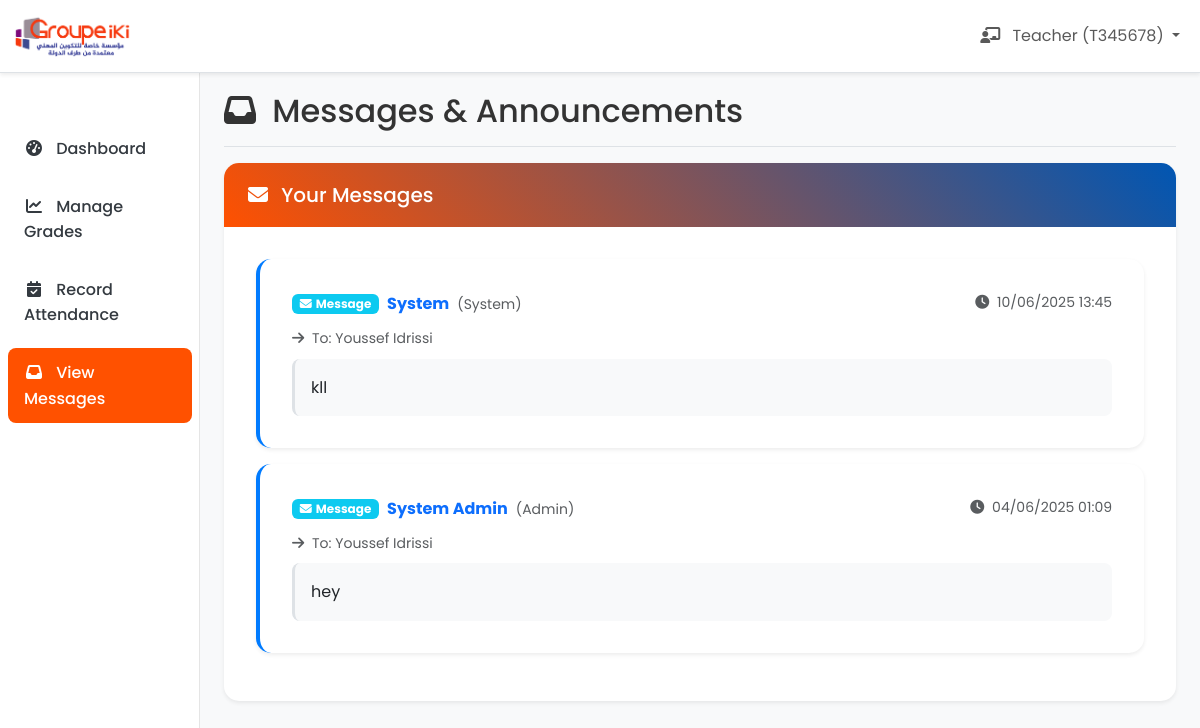
Screenshot of /view_messages.php (signed in) with the database file from the repository.
### tables this page shows
CREATE TABLE `messages` (
  `id` int(11) NOT NULL,
  `sender_cni` varchar(50) NOT NULL,
  `target_cni` varchar(50) DEFAULT NULL,
  `target_classe_id` int(11) DEFAULT NULL,
  `module_id` int(11) DEFAULT NULL,
  `content` text NOT NULL,
  `date` datetime DEFAULT current_timestamp(),
  `type` enum('message','announcement') DEFAULT 'message',
  `is_read` tinyint(1) DEFAULT 0
);

### view_messages.php (the view, shortened to what this page needs)
<?php
$user_cni = $_SESSION['user_cni'];
$user_role = $_SESSION['role'];
$host = 'localhost';
$dbname = 'groupe_iki';
$username = 'root';
$db_password = '';
try {
    $pdo = new PDO("mysql:host=$host;dbname=$dbname;charset=utf8", $username, $db_password);
    $pdo->setAttribute(PDO::ATTR_ERRMODE, PDO::ERRMODE_EXCEPTION);
    $messages = [];
    if ($user_role === 'student') {
        $stmt = $pdo->prepare("SELECT filiere_id FROM students WHERE cni = ?");
        $stmt->execute([$user_cni]);
        $student = $stmt->fetch(PDO::FETCH_ASSOC);
        $student_filiere_id = $student['filiere_id'] ?? null;
        $stmt = $pdo->prepare("
            SELECT m.content, m.date, m.type,
                   CASE
                       WHEN m.sender_cni IN (SELECT cni FROM admins) THEN 'Admin'
                       WHEN m.sender_cni IN (SELECT cni FROM teachers) THEN 'Teacher'
                       ELSE 'System'
                   END as sender_type,
                   COALESCE(
                       (SELECT CONCAT(prenom, ' ', nom) FROM admins WHERE cni = m.sender_cni),
                       (SELECT CONCAT(prenom, ' ', nom) FROM teachers WHERE cni = m.sender_cni),
                       'System'
                   ) as sender_name,
                   modules.name as module_name,
                   f.name as filiere_name
            FROM messages m
            LEFT JOIN modules ON m.module_id = modules.id
            LEFT JOIN filieres f ON m.target_classe_id = f.id
            WHERE (m.target_cni = ? OR m.target_cni IS NULL)
              AND (m.target_classe_id IS NULL OR m.target_classe_id = ?)
            ORDER BY m.date DESC
        ");
        $stmt->execute([$user_cni, $student_filiere_id]);
        $messages = $stmt->fetchAll(PDO::FETCH_ASSOC);
    } else {
        $stmt = $pdo->query("
            SELECT m.content, m.date, m.type, m.target_cni,
                   CASE
                       WHEN m.sender_cni IN (SELECT cni FROM admins) THEN 'Admin'
                       WHEN m.sender_cni IN (SELECT cni FROM teachers) THEN 'Teacher'
                       ELSE 'System'
                   END as sender_type,
                   COALESCE(
                       (SELECT CONCAT(prenom, ' ', nom) FROM admins WHERE cni = m.sender_cni),
                       (SELECT CONCAT(prenom, ' ', nom) FROM teachers WHERE cni = m.sender_cni),
                       'System'
                   ) as sender_name,
                   COALESCE(
                       (SELECT CONCAT(prenom, ' ', nom) FROM students WHERE cni = m.target_cni),
                       'All Students'
                   ) as target_name,
                   modules.name as module_name,
                   f.name as filiere_name
            FROM messages m
            LEFT JOIN modules ON m.module_id = modules.id
            LEFT JOIN filieres f ON m.target_classe_id = f.id
            ORDER BY m.date DESC
            LIMIT 100
        ");
        $messages = $stmt->fetchAll(PDO::FETCH_ASSOC);
    }
} catch (PDOException $e) {
    $error_message = 'Database connection failed.';
}
$dashboard_link = 'dashboard_student.php';
$navbar_color = 'bg-info';
$user_icon = 'fa-user-graduate';
if ($user_role === 'admin') {
    $dashboard_link = 'dashboard_admin.php';
    $navbar_color = 'bg-primary';
    $user_icon = 'fa-user-shield';
} elseif ($user_role === 'teacher') {
    $dashboard_link = 'dashboard_teacher.php';
    $navbar_color = 'bg-success';
    $user_icon = 'fa-chalkboard-teacher';
}
?>
<!DOCTYPE html>
<html lang="en">
<head>
    <link href="https://cdn.jsdelivr.net/npm/bootstrap@5.3.0/dist/css/bootstrap.min.css" rel="stylesheet">
    <link href="https://cdnjs.cloudflare.com/ajax/libs/font-awesome/6.4.0/css/all.min.css" rel="stylesheet">
    <link href="css/styles.css" rel="stylesheet">
</head>
<body class="dashboard-page">
    <nav class="navbar navbar-expand-lg <?php echo $navbar_color; ?> navbar-light bg-white fixed-top border-bottom shadow-sm">
        <div class="container-fluid">
            <a class="navbar-brand d-flex align-items-center" href="<?php echo $dashboard_link; ?>">
                <img src="assets/logo-circle.jpg" alt="" width="120px">
            </a>
            <div class="collapse navbar-collapse" id="navbarNav">
                <ul class="navbar-nav ms-auto">
                    <li class="nav-item dropdown">
                        <a class="nav-link dropdown-toggle" href="#" id="userDropdown" role="button" data-bs-toggle="dropdown">
                            <i class="fas <?php echo $user_icon; ?> me-2"></i>
                            <?php echo ucfirst($user_role); ?> (<?php echo htmlspecialchars($user_cni); ?>)
                        </a>
                    </li>
                </ul>
            </div>
        </div>
    </nav>
    <div class="container-fluid">
        <div class="row">
            <nav class="col-md-3 col-lg-2 d-md-block sidebar collapse" id="sidebar">
                <div class="position-sticky pt-3">
                    <ul class="nav flex-column">
                        <li class="nav-item">
                            <a class="nav-link" href="<?php echo $dashboard_link; ?>">
                                <i class="fas fa-tachometer-alt me-2"></i>
                                Dashboard
                            </a>
                        </li>
                        <?php if ($user_role === 'admin' || $user_role === 'teacher'): ?>
                        <li class="nav-item">
                            <a class="nav-link" href="manage_grades.php">
                                <i class="fas fa-chart-line me-2"></i>
                                Manage Grades
                            </a>
                        </li>
                        <li class="nav-item">
                            <a class="nav-link" href="record_absence.php">
                                <i class="fas fa-calendar-check me-2"></i>
                                Record Attendance
                            </a>
                        </li>
                        <?php endif; ?>
                        <li class="nav-item">
                            <a class="nav-link active" href="view_messages.php">
                                <i class="fas fa-inbox me-2"></i>
                                View Messages
                            </a>
                        </li>
                    </ul>
                </div>
            </nav>
            <main class="col-md-9 ms-sm-auto col-lg-10 px-md-4 main-content">
                <div class="d-flex justify-content-between flex-wrap flex-md-nowrap align-items-center pt-3 pb-2 mb-3 border-bottom">
                    <h1 class="h2">
                        <i class="fas fa-inbox me-2"></i>
                        Messages & Announcements
                    </h1>
                </div>
                <div class="card">
                    <div class="card-header">
                        <h5 class="card-title mb-0">
                            <i class="fas fa-envelope me-2"></i>
                            Your Messages
                        </h5>
                    </div>
                    <div class="card-body">
                        <?php if (empty($messages)): ?>
                        <div class="text-center py-5">
                            <i class="fas fa-inbox fa-3x text-muted mb-3"></i>
                            <h5 class="text-muted">No messages found</h5>
                            <p class="text-muted">You don't have any messages yet.</p>
                        </div>
                        <?php else: ?>
                        <div class="row">
                            <?php foreach ($messages as $message): ?>
                            <div class="col-12 mb-3">
                                <div class="card message-card">
                                    <div class="card-body">
                                        <div class="d-flex justify-content-between align-items-start mb-2">
                                            <div class="d-flex align-items-center">
                                                <?php if ($message['type'] === 'announcement'): ?>
                                                    <span class="badge bg-warning me-2">
                                                        <i class="fas fa-bullhorn me-1"></i>Announcement
                                                    </span>
                                                <?php else: ?>
                                                    <span class="badge bg-info me-2">
                                                        <i class="fas fa-envelope me-1"></i>Message
                                                    </span>
                                                <?php endif; ?>
                                                <strong class="text-primary">
                                                    <?php echo htmlspecialchars($message['sender_name']); ?>
                                                </strong>
                                                <small class="text-muted ms-2">
                                                    (<?php echo htmlspecialchars($message['sender_type']); ?>)
                                                </small>
                                            </div>
                                            <small class="text-muted">
                                                <i class="fas fa-clock me-1"></i>
                                                <?php echo date('d/m/Y H:i', strtotime($message['date'])); ?>
                                            </small>
                                        </div>
                                        <?php if ($user_role !== 'student' && isset($message['target_name'])): ?>
                                        <div class="mb-2">
                                            <small class="text-muted">
                                                <i class="fas fa-arrow-right me-1"></i>
                                                To: <?php echo htmlspecialchars($message['target_name']); ?>
                                            </small>
                                        </div>
                                        <?php endif; ?>
                                        <div class="message-content">
                                            <?php echo nl2br(htmlspecialchars($message['content'])); ?>
                                        </div>
                                    </div>
                                </div>
                            </div>
                            <?php endforeach; ?>
                        </div>
                        <?php endif; ?>
                    </div>
                </div>
            </main>
        </div>
    </div>
</body>
</html>

### css/styles.css (style rules this page uses)
* { margin: 0; padding: 0; box-sizing: border-box; }
body { font-family: "Poppins", sans-serif; line-height: 1.6; color: #333; background-color: #f8f9fa; }
:root { --primary-color: #ff5100; --secondary-color: #003d72; --success-color: #28a745; --info-color: #17a2b8; --warning-color: #ffc107; --danger-color: #dc3545; --light-color: #f8f9fa; --dark-color: #343a40; --white: #ffffff; --shadow: 0 0.125rem 0.25rem rgba(0, 0, 0, 0.075); --shadow-lg: 0 1rem 3rem rgba(0, 0, 0, 0.175); }
.dashboard-page { padding-top: 56px; }
.navbar-brand { font-weight: 600; font-size: 1.25rem; }
.sidebar { position: fixed; top: 56px; bottom: 0; left: 0; z-index: 100; padding: 48px 0 0; box-shadow: inset -1px 0 0 rgba(0, 0, 0, 0.1); background-color: var(--white); }
.sidebar .nav-link { color: var(--dark-color); padding: 0.75rem 1rem; margin: 0.25rem 0.5rem; border-radius: 0.5rem; transition: all 0.3s ease; font-weight: 500; }
.sidebar .nav-link.active { background-color: var(--primary-color); color: var(--white); }
.sidebar .nav-link i { width: 20px; text-align: center; }
.main-content { margin-top: 20px; min-height: calc(100vh - 76px); }
.card { border: none; border-radius: 15px; box-shadow: var(--shadow); overflow: hidden; }
.card-header { background: linear-gradient(45deg, var(--primary-color), #0056b3); color: var(--white); border: none; padding: 1.25rem 1.5rem; }
.card-body { padding: 2rem; }

### view_messages.php (style rules this page uses)
.message-card { border-left: 4px solid #007bff; transition: all 0.3s ease; }
.message-content { background-color: #f8f9fa; padding: 1rem; border-radius: 8px; border-left: 3px solid #dee2e6; }

### rows the page displays
messages: type "Message", sender_name "System", sender_type "System", date "10/06/2025 13:45", target_name "Youssef Idrissi", content "kll"
messages: type "Message", sender_name "System Admin", sender_type "Admin", date "04/06/2025 01:09", target_name "Youssef Idrissi", content "hey"

### other values shown
$user_role "Teacher"
$user_cni "T345678"
